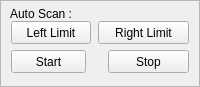
        <widget class="QFrame" name="frame12">
            <property name="geometry">
                <rect>
                    <x>498</x>
                    <y>305</y>
                    <width>200</width>
                    <height>87</height>
                </rect>
            </property>
            <property name="frameShape">
                <enum>QFrame::StyledPanel</enum>
            </property>
            <property name="frameShadow">
                <enum>QFrame::Plain</enum>
            </property>
            <widget class="QLabel" name="textLabel5">
                <property name="geometry">
                    <rect>
                        <x>10</x>
                        <y>3</y>
                        <width>81</width>
                        <height>21</height>
                    </rect>
                </property>
                <property name="text">
                    <string>Auto Scan :</string>
                </property>
                <property name="wordWrap">
                    <bool>false</bool>
                </property>
            </widget>
            <widget class="QPushButton" name="ButLimitLeft">
                <property name="geometry">
                    <rect>
                        <x>11</x>
                        <y>21</y>
                        <width>80</width>
                        <height>23</height>
                    </rect>
                </property>
                <property name="text">
                    <string>Left Limit</string>
                </property>
            </widget>
            <widget class="QPushButton" name="ButLimitRight">
                <property name="geometry">
                    <rect>
                        <x>98</x>
                        <y>21</y>
                        <width>91</width>
                        <height>23</height>
                    </rect>
                </property>
                <property name="text">
                    <string>Right Limit</string>
                </property>
            </widget>
            <widget class="QPushButton" name="ButStartScan">
                <property name="geometry">
                    <rect>
                        <x>11</x>
                        <y>50</y>
                        <width>75</width>
                        <height>23</height>
                    </rect>
                </property>
                <property name="text">
                    <string>Start</string>
                </property>
            </widget>
            <widget class="QPushButton" name="butStopScan">
                <property name="geometry">
                    <rect>
                        <x>108</x>
                        <y>50</y>
                        <width>81</width>
                        <height>23</height>
                    </rect>
                </property>
                <property name="text">
                    <string>Stop</string>
                </property>
            </widget>
        </widget>
